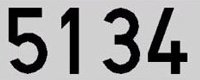
#> input picture 2 n/Tasca4.1/matricules/matricula1.jpeg, 200 x 80 px, found by its file name
$ python imgio.py
#> lines starting #> are read from the running program, lines starting #| are printed output that depends on the picture; after the words box and inside, x2 and y2 are one past the last pixel; in counts of white or black regions, pixels touching at a corner belong together
### 2 n/Tasca4.1/Modules/img.py
"""
El m`odul cont ́e les operacions prim`aries pel treball amb imatges, ja siguin imatges RGB,
d’escala de grisos o de blanc i negre.
"""
from PIL import Image, ImageChops, ImageEnhance, ImageOps

def null():
    return ('NULL',None)

def is_null(i):
    return i==('NULL',None)

def white_rgb(w,h):
    return ("RGB",[[(255,255,255)]*w]*h)
def white_grey(w,h):
    return ("L",[[255]*w]*h)
def white_bw(w,h):
    return ("1",[[255]*w]*h)
def format(i):
    return i[0]
def matrix(i):
    return i[1]
def i(matrix,tipe=""):
    L=False
    for i in range(len(matrix)):
        for j in range(len(matrix[0])):
            if not type(matrix[i][j])=="tuple":
                if 0==matrix[i][j] or 255==matrix[i][j]:
                    bn=True
                else:
                    L=True
            else:
                return "RGB",matrix
    if L:
        return "L",matrix
    elif bn:
        return "1",matrix

def get_w(i):
    return len(i[1][0])
def get_h(i):
    return len(i[1])
def subimg(i,ow,oh,w,h):
    return [i[0],[[i[1][j][k] for k in range(ow,w)] for j in range(oh,h)]]

### 2 n/Tasca4.1/Modules/discret.py
# -*- encoding: utf-8 -*-
import img

def rgb_to_lum(pixel):
    """
    Returns the luminance level off a RGB pixel
    """
    return int(1/3.0 * sum(pixel))

def luminance_img(i):
    """
    Transforms a RGB image to a L image using luminance
    """
    mat = img.matrix(i)
    matlum = [[rgb_to_lum(p) for p in F] for F in mat]
    return img.i(matlum, 'L')

def histogram(i):
    """
    Histogram of grey values of `i`
    """
    h = [0] * 256
    for f in img.matrix(i):
        for greyval in f:
            h[greyval] += 1
    return h

def get_threshold(h):
    """
    Get the (index of) two max elements of the histogram
    Usem Otsu thresholding algorithm.
    http://www.labbookpages.co.uk/software/imgProc/otsuThreshold.html
    """
    # Pes del background vs foreground Wb + Wf = 1
    Wb = Wf = 0.0
    # pes total (num pixels)
    total = float(sum(h))
    #
    sumB = 0.0
    # suma ponderada de totes observacions
    sump = sum(float(i)*h for i,h in enumerate(h))

    # maxims temptatius
    threshold = 0
    varMax    = 0.0

    # recorre els possibles discriminants buscant el de variància
    # màxima
    for t, ht in enumerate(h):
        Wb += ht
        if Wb == 0: continue

        Wf = total - Wb
        if Wf == 0: break

        sumB += t * ht
        mB = sumB / Wb
        mF = (sump - sumB) / Wf

        # variancia entre classes
        varE = Wb * Wf * (mB - mF) * (mB - mF)

        # determina si es màxim
        if varE > varMax:
            varMax = varE
            threshold = t

    return threshold


def rgb_to_bn(i):
    L = luminance_img(i)
    H = histogram(L)
    discr = get_threshold(H)
    matl = img.matrix(L)
    matbw = [[(0 if greyval < discr else 255) for greyval in f] for f in matl]
#    bw_mean(BW)
    return img.i(matbw, '1')

### 2 n/Tasca4.1/Modules/imgio.py
# -*- encoding: utf-8 -*-

import img
import discret
from PIL import Image

def read_rgb(nomf):
    """
    Donat un nom de fitxer corresponent a una imatge RGB la llegeix
    i torna la imatge corresponent
    """
    image = Image.open(nomf)
    pix = image.load()
    X = image.size[0]
    Y = image.size[1]
    data = [[pix[x,y] for x in range(X)] for y in range(Y)]
    return img.i(data, 'RGB')


def read_bn(nomf):
    """
    Donat un nom d'arxiu corresponent a una imatge en blanc i negre,
    retorna la matriu d'imatge. Cada pixel serà 0 o 255.
    """
    image = Image.open(nomf).convert('1')
    pix = image.load()
    X = image.size[0]
    Y = image.size[1]
    data = [[pix[x,y] for x in range(X)] for y in range(Y)]
    return img.i(data, '1')


def show(i):
    """
    Donada una imatge, la mostra en un visualitzador a la terminal.
    Principalment serveix per a depurar el projecte.
    """
    image = Image.new(img.format(i),(img.get_w(i),img.get_h(i)))
    image.putdata([pixel for F in img.matrix(i) for pixel in F])
    image.show()


def save(i,nomf):
    """
    Donada una imatge i un nom de fitxer, crea el fitxer imatge a
    partir de la matriu.
    """
    image = Image.new(img.format(i),(img.get_w(i),img.get_h(i)))
    image.putdata([pixel for F in img.matrix(i) for pixel in F])
    image.save(nomf)

if __name__=="__main__":
	image = Image.open("/home/joel/Escritorio/python/2 n/Tasca4.1/matricules/matricula1.jpeg")
#> image is the input picture: PIL image 200x80 RGB; mean R, G, B 156.5, 156.1, 156.8
	pix = image.load()
	X = image.size[0]
#> X = 200
	Y = image.size[1]
#> Y = 80
	data = [[pix[x,y] for x in range(X)] for y in range(Y)]
#> data = 80 items
	imatge=img.i(data)
#> the loop in i, `for i in range(len(matrix)):` made 80 passes
	imatge_bn=discret.rgb_to_bn(imatge)
#> the loop in i (call 2), `for i in range(len(matrix)):` made 80 passes
#> the loop in histogram, `for f in img.matrix(i):` made 80 passes
#> after the loop in histogram, `for f in img.matrix(i):`: h = 256 values, max 4571 at index 208, min 0 at index 62, mean 62.5
#> in rgb_to_bn, `H = histogram(L)`: H has the same summary as h in histogram
#> in get_threshold, `total = float(sum(h))`: total = 16000
#> in get_threshold, `sump = sum(float(i)*h for i,h in enumerate(h))`: sump = 2500897
#> the loop in get_threshold, `for t, ht in enumerate(h):` made 240 passes
#> (ht, Wb, Wf, sumB, mB, mF, varMax) on passes 1 to 12: (978, 978, 15022, 0, 0, 166.5, 4.07e+11), (798, 1776, 14224, 798, 0.449, 175.8, 7.76e+11), (322, 2098, 13902, 1442, 0.687, 179.8, 9.36e+11), (218, 2316, 13684, 2096, 0.905, 182.6, 1.05e+12), (198, 2514, 13486, 2888, 1.15, 185.2, 1.15e+12), (215, 2729, 13271, 3963, 1.45, 188.1, 1.26e+12), (166, 2895, 13105, 4959, 1.71, 190.5, 1.35e+12), (125, 3020, 12980, 5834, 1.93, 192.2, 1.42e+12), (89, 3109, 12891, 6546, 2.11, 193.5, 1.47e+12), (97, 3206, 12794, 7419, 2.31, 194.9, 1.52e+12), (62, 3268, 12732, 8039, 2.46, 195.8, 1.56e+12), (48, 3316, 12684, 8567, 2.58, 196.5, 1.58e+12)
#> (Wb, Wf, sumB, mB, mF, varMax) on passes 61, 62, 64, 65, 66, 67: (3847, 12153, 23633, 6.14, 203.8, 1.83e+12), (3851, 12149, 23877, 6.2, 203.9, 1.83e+12), (3857, 12143, 24255, 6.29, 204, 1.83e+12), (3863, 12137, 24639, 6.38, 204, 1.83e+12), (3866, 12134, 24834, 6.42, 204.1, 1.83e+12), (3868, 12132, 24966, 6.45, 204.1, 1.83e+12)
	data=img.matrix(imatge_bn)
	show(('L',data))
#> in show, `image = Image.new(img.format(i),(img.get_w(i),img.get_h(i)))`: image: PIL image 200x80 L; every value is 0
#> in show, `image.putdata([pixel for F in img.matrix(i) for pixel in F])`:
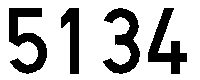
#> image: PIL image 200x80 L; 74.8% white; 4 black regions, box (x1, y1, x2, y2) and area: (9, 8, 47, 74) 1228, (103, 8, 140, 74) 1095, (148, 8, 187, 74) 1004, (61, 8, 79, 74) 706
	save(('L',data),"prova.jpeg")
	print(data)
#> (printed output is left out)

$ run again, with 2 n/Tasca4.1/matricules/matricula2.jpeg copied over 2 n/Tasca4.1/matricules/matricula1.jpeg
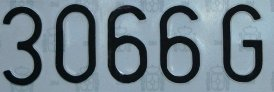
#> input picture 2 n/Tasca4.1/matricules/matricula2.jpeg, 274 x 92 px, found by its file name
#> image is the input picture: PIL image 274x92 RGB; mean R, G, B 110.6, 127.2, 137.4
#> data = 92 items
#> the loop in i, `for i in range(len(matrix)):` made 92 passes
#> the loop in i (call 2), `for i in range(len(matrix)):` made 92 passes
#> the loop in histogram, `for f in img.matrix(i):` made 92 passes
#> after the loop in histogram, `for f in img.matrix(i):`: h = 256 values, max 827 at index 163, min 0 at index 0, mean 98.47
#> H has the same summary as h in histogram
#> total = 25208
#> sump = 3143972
#> the loop in get_threshold, `for t, ht in enumerate(h):` made 230 passes
#> (ht, Wb, Wf, sumB, mB, mF, varE, varMax) on passes 2 to 3: (1, 1, 25207, 1, 1, 124.7, 385872531, 385872531), (1, 2, 25206, 3, 1.5, 124.7, 765550261.5, 765550261.5)
#> in show, `image.putdata([pixel for F in img.matrix(i) for pixel in F])`:
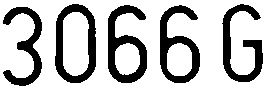
#> image: PIL image 274x92 L; 75% white; 5 black regions, box (x1, y1, x2, y2) and area: (108, 5, 147, 83) 1374, (55, 4, 96, 83) 1310, (160, 5, 200, 83) 1301, (222, 4, 263, 82) 1219, (3, 7, 42, 86) 1105
#> (printed output is left out)

$ run again, with 2 n/Tasca4.1/matricules/matricula3.jpeg copied over 2 n/Tasca4.1/matricules/matricula1.jpeg
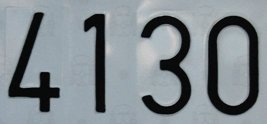
#> input picture 2 n/Tasca4.1/matricules/matricula3.jpeg, 267 x 124 px, found by its file name
#> image is the input picture: PIL image 267x124 RGB; mean R, G, B 129.6, 138, 143.1
#> data = 124 items
#> the loop in i, `for i in range(len(matrix)):` made 124 passes
#> the loop in i (call 2), `for i in range(len(matrix)):` made 124 passes
#> the loop in histogram, `for f in img.matrix(i):` made 124 passes
#> after the loop in histogram, `for f in img.matrix(i):`: h = 256 values, max 2239 at index 165, min 0 at index 207, mean 129.3
#> H has the same summary as h in histogram
#> total = 33108
#> sump = 4519058
#> the loop in get_threshold, `for t, ht in enumerate(h):` made 207 passes
#> (ht, Wb, Wf, sumB, mB, mF, varMax) on passes 1 to 8: (31, 31, 33077, 0, 0, 136.6, 1.91e+10), (56, 87, 33021, 56, 0.644, 136.9, 5.33e+10), (65, 152, 32956, 186, 1.22, 137.1, 9.25e+10), (93, 245, 32863, 465, 1.9, 137.5, 1.48e+11), (132, 377, 32731, 993, 2.63, 138, 2.26e+11), (197, 574, 32534, 1978, 3.45, 138.8, 3.42e+11), (293, 867, 32241, 3736, 4.31, 140, 5.15e+11), (419, 1286, 31822, 6669, 5.19, 141.8, 7.64e+11)
#> in show, `image.putdata([pixel for F in img.matrix(i) for pixel in F])`:
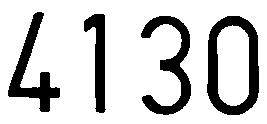
#> image: PIL image 267x124 L; 80.2% white; 4 black regions, box (x1, y1, x2, y2) and area: (207, 16, 259, 115) 2162, (141, 16, 191, 115) 1733, (8, 12, 60, 112) 1568, (84, 14, 106, 113) 1089
#> (printed output is left out)

$ run again, with 2 n/Tasca4.1/matricules/matricula4.jpeg copied over 2 n/Tasca4.1/matricules/matricula1.jpeg
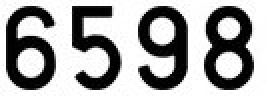
#> input picture 2 n/Tasca4.1/matricules/matricula4.jpeg, 133 x 50 px, found by its file name (shown 2 times larger)
#> image is the input picture: PIL image 133x50 RGB; min 0, max 255, mean 167.5
#> data = 50 items
#> the loop in i, `for i in range(len(matrix)):` made 50 passes
#> the loop in i (call 2), `for i in range(len(matrix)):` made 50 passes
#> the loop in histogram, `for f in img.matrix(i):` made 50 passes
#> after the loop in histogram, `for f in img.matrix(i):`: h = 256 values, max 2042 at index 255, min 0 at index 50, mean 25.98
#> H has the same summary as h in histogram
#> total = 6650
#> sump = 1113700
#> the loop in get_threshold, `for t, ht in enumerate(h):` made 256 passes
#> (ht, Wb, Wf, sumB, mB, mF, varMax) on passes 1 to 8: (734, 734, 5916, 0, 0, 188.3, 1.54e+11), (184, 918, 5732, 184, 0.2, 194.3, 1.98e+11), (173, 1091, 5559, 530, 0.486, 200.2, 2.42e+11), (137, 1228, 5422, 941, 0.766, 205.2, 2.78e+11), (126, 1354, 5296, 1445, 1.07, 210, 3.13e+11), (75, 1429, 5221, 1820, 1.27, 213, 3.34e+11), (82, 1511, 5139, 2312, 1.53, 216.3, 3.58e+11), (66, 1577, 5073, 2774, 1.76, 219, 3.78e+11)
#> in show, `image.putdata([pixel for F in img.matrix(i) for pixel in F])`:
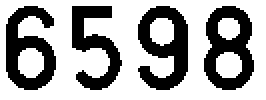
#> image: PIL image 133x50 L (shown 2 times larger); 65.4% white; 4 black regions, box (x1, y1, x2, y2) and area: (69, 3, 94, 45) 610, (102, 3, 127, 45) 605, (3, 3, 28, 45) 584, (36, 3, 61, 45) 505
#> (printed output is left out)
